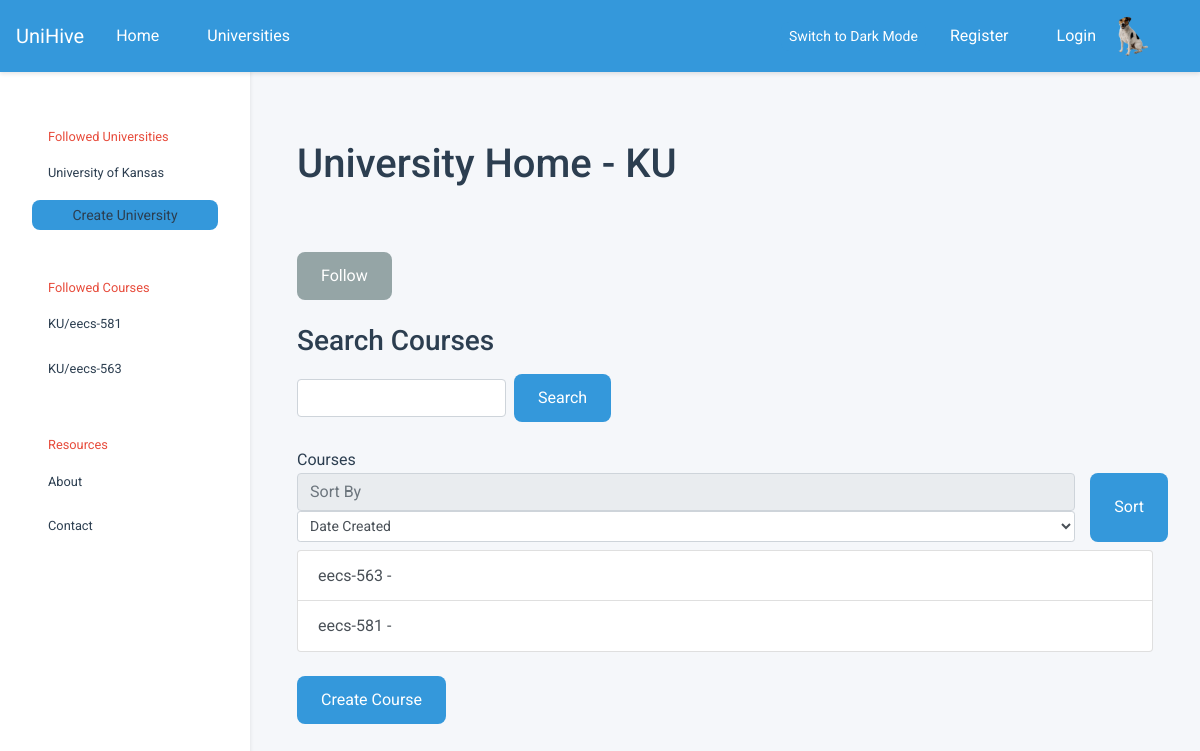
The app's page /u/KU, older data.
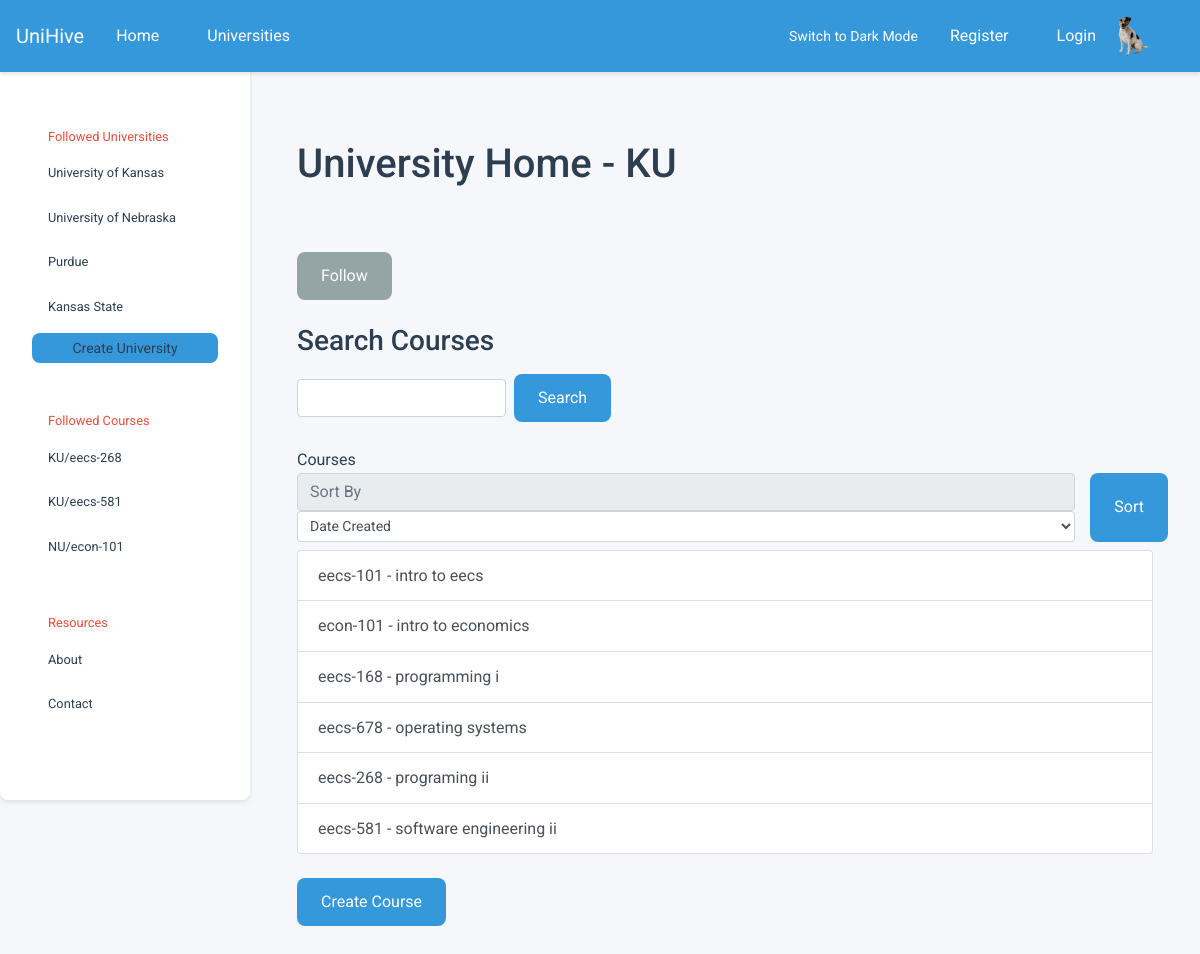
The same page, newer data.
### tables this page shows
CREATE TABLE universities (
            id          INTEGER PRIMARY KEY,
            created     TIMESTAMP DEFAULT CURRENT_TIMESTAMP NOT NULL,
            name        VARCHAR UNIQUE NOT NULL,
            acronym     VARCHAR UNIQUE,
            description VARCHAR,
            logo        VARCHAR
        );

CREATE TABLE courses (
            id            INTEGER PRIMARY KEY AUTOINCREMENT,
            created       TIMESTAMP DEFAULT CURRENT_TIMESTAMP NOT NULL,
            name          VARCHAR NOT NULL,
            description   VARCHAR,
            course_number VARCHAR,
            department    INTEGER,
            hours         INTEGER,
            university    INTEGER NOT NULL,
            popularity_score INTEGER DEFAULT 0 
        );

### main.py (the view, shortened to what this page needs)
@app.route("/u")
@app.route("/u/<university_acro>", methods =["GET", "POST"])
def university(university_acro=None, university_name=None):
    current_university = University.get_university_by_acronym(university_acro)
    if current_university is None:
        return render_template('404.html'), 404
    return render_template('university_home.html', university = current_university)

### db.py (called while the page is built)
def query(query: str, parameters: tuple = tuple(), *, count: int = None):
    try:
        cursor = connection.cursor()               # Create a database cursor
        result = cursor.execute(query, parameters) # Execute the query safely
        connection.commit()                        # Commit the changes to DB
        if count is None:                  # If the count was not set
            return result.fetchall()       # Fetch every row in query
        if count == 1:                     # If the count was set one
            return result.fetchone()       # Fetch a single query row
        else:                              # If count was other value
            return result.fetchmany(count) # Fetch desired row amount
    except sqlite3.Error as e:
        print("[QUERY ERROR]", e)
        return False
    finally:
        cursor.close()

### department.py (called while the page is built)
    @staticmethod
    def get_department_by_id(id: int):
        params = query(
            "SELECT id, name, abbreviation, university FROM departments WHERE id = ?",
            (id,),
            count = 1
        )
        if not params: return None # Department not found
        return Department(*params) # Construct department object

### templates/university_home.html (shortened to what this page needs)
{% extends 'base.html' %} {% block sidebar_content %} {% endblock %} {% block
content_title %}University Home - {{university.acronym}}{% endblock %} {% block
content_subtitle %}
<form action="{{course}}" method="post">
  <button
    type="submit"
    class="btn btn-secondary mt-3"
    name="follow-btn"
    value="follow"
  >
    Follow
  </button>
</form>
<h3>Search Courses</h3>
<form class="form-inline" action={{url_for('search_course', university_acro=university.acronym)}} method="POST">
  <input class="form-control mr-sm-2" type="search" name="search-content" aria-label="Search" required/>
  <button class="btn btn-outline-success my-2 my-sm-0" type="submit">
    Search
  </button>
</form>
<br />
Courses {% endblock %} {% block content_main %}
<form method="POST">
  <div class="row w-10 mb-2">
    <div class="col">
      <input
        class="form-control w-20"
        type="text"
        placeholder="Sort By"
        readonly
      />
      <select
        class="form-control form-control-sm"
        id="sort-type"
        name="sort-type"
        for="sort-type"
      >
        <option>Date Created</option>
      </select>
    </div>
    <button type="submit" class="btn btn-primary">Sort</button>
  </div>
</form>
<div class="list-group">
  {% for course in university.courses %}
  <a
    href="{{url_for('course', university_acro=university.acronym, course=course.name_combined)}}"
    class="list-group-item list-group-item-action"
    >{{course.name_combined}} - {{course.name}}</a
  >
  {% endfor %}
</div>
<a href="{{url_for('create_course', university_acro=university.acronym)}}"
  ><button type="button" class="btn btn-dark mt-4">Create Course</button></a
>
{% endblock %}

### templates/base.html (shortened to what this page needs)
<!doctype html>
<html lang="en">
  <head>
    <link
      rel="stylesheet"
      href="https://cdn.jsdelivr.net/npm/bootstrap@4.0.0/dist/css/bootstrap.min.css"
    />
    <link rel="stylesheet" href="{{url_for('static', filename='main.css')}}" />
  </head>
  <body>
    <nav class="navbar navbar-expand-lg navbar-custom fixed-top">
      <div class="container-fluid">
        <div class="d-flex align-items-center">
          <a class="navbar-brand" href="/">UniHive</a>
          <div class="collapse navbar-collapse" id="navbarNavDropdown">
            <ul class="navbar-nav">
              <li class="nav-item">
                <a class="nav-link" href="{{ url_for('home') }}">Home</a>
              </li>
              <li class="nav-item">
                <a class="nav-link" href="#">Universities</a>
              </li>
            </ul>
          </div>
        </div>
        <div class="d-flex align-items-center">
          <button id="theme-toggle" class="btn btn-outline-light btn-sm me-2">
          </button>
          {% if SESSION.current_user_id %}
          <span class="text-light mr-3"
            >Logged in, {{ USERS[SESSION.current_user_id].username }}</span
          >
          <a
            href="{{ url_for('profile') }}"
            class="btn btn-outline-light btn-sm me-2"
            >Profile</a
          >
          <a
            href="{{ url_for('logout') }}"
            class="btn btn-outline-light btn-sm me-2"
            >Logout</a
          >
          <img
            src="{{ url_for('static', filename='profile_pic.jpg') }}"
            class="rounded-circle profile-img"
            alt="Profile"
          />
          {% else %}
          <a class="nav-link" href="{{ url_for('register') }}">Register</a>
          <a
            class="nav-link d-flex align-items-center gap-2"
            href="{{ url_for('login') }}"
          >
            <span>Login</span>
            <img
              src="{{ url_for('static', filename='profile_pic.jpg') }}"
              class="rounded-circle profile-img"
              alt="Default Profile"
            />
          </a>
          {% endif %}
        </div>
      </div>
    </nav>
    <div class="sidebar">
      <div class="sidebar-header">Followed Universities</div>
      {% for followed_university in
      USERS[SESSION.current_user_id].followed_universities %}
      <a
        href="{{url_for('university', university_acro=followed_university.acronym)}}"
        >{{followed_university.name}}</a
      >
      {% endfor %} {% block sidebar_content %} {% endblock %}
      <a
        href="{{url_for('create_university')}}"
        class="btn navbar-toggler btn-sm text-center"
        role="button"
        aria-disabled="true"
        >Create University</a
      >
      <div class="sidebar-header">Followed Courses</div>
      {% for followed_course in USERS[SESSION.current_user_id].followed_courses
      %}
      <a
        href="{{url_for('course', university_acro=followed_course.university.acronym, course=followed_course.name_combined)}}"
        >{{followed_course.university.acronym}}/{{followed_course.name_combined}}</a
      >
      {% endfor %}
      <div class="sidebar-header">Resources</div>
      <a href="#">About</a>
      <a href="#">Contact</a>
    </div>
    <div class="content">
      <div class="container">
        <h1 class="my-5 text-left">{% block content_title %}{% endblock %}</h1>
        <h2 class="my-4 text-left">
          {% block content_subtitle %}{% endblock %}
        </h2>
        {% block content_main %} {% endblock %}
      </div>
    </div>
  </body>
</html>

Row changes from the older to the newer data that the page shows:
now on this page (row edited): universities: name "University of Nebraska"
added universities: name "Purdue"
added universities: name "Kansas State"
changed courses: name_combined "eecs-563" → "eecs-268"; name (not shown) → "programing ii"; moves up the list
changed courses: name (not shown) → "software engineering ii"
added courses: university.acronym "NU", name_combined "econ-101"
added courses: name_combined "eecs-101", name "intro to eecs", shown under "Search Courses"
added courses: name_combined "econ-101", name "intro to economics", shown under "Search Courses"
added courses: name_combined "eecs-168", name "programming i", shown under "Search Courses"
added courses: name_combined "eecs-678", name "operating systems", shown under "Search Courses"
